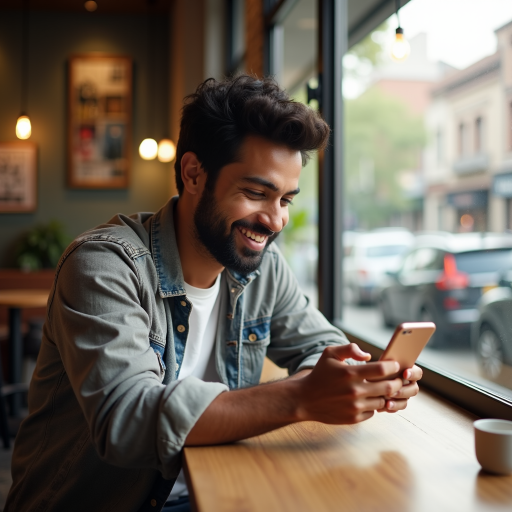
#> input picture bclean_get_found.png, 1024 x 1024 px (shown at 1/2 size); its folder holds 4 pictures in this run
$ python gen_b_backgrounds.py
#> lines starting #> are read from the running program, lines starting #| are printed output that depends on the picture
#!/usr/bin/env python3
"""
Generate 5 TEXT-FREE photoreal backgrounds (Direction B) via local ComfyUI FLUX,
then bake a legibility scrim into each so the editable Canva template has ONE clean
background layer + separate movable text/logo/CTA layers (no baked-in text).

Output: bdark_<key>.png (1080x1080) in this dir, ready to push + reference in HTML.
    python3 gen_b_backgrounds.py
"""
import json, os, sys, time, urllib.request, urllib.parse
from PIL import Image

BASE_URL = os.environ.get("COMFY_BASE_URL", "http://127.0.0.1:8188")
HERE = os.path.dirname(os.path.abspath(__file__))
S = 1080

NEG = "no text, no words, no letters, no typography, no captions, no watermark, no signage, no posters, no writing"
POSTS = [
  ("get_found", 111, f"photorealistic candid lifestyle photo of a happy young Indian man in his early twenties looking at his smartphone with a hopeful smile, sitting in a bright modern cafe by a window, warm natural morning light, shallow depth of field, the person on the RIGHT third of the frame, clean uncluttered softly-blurred darker area on the LEFT, cinematic color grade, 35mm, high detail, {NEG}"),
  ("bad_hire", 222, f"photorealistic cinematic photo of a stressed corporate hiring manager at a desk beside a very tall stack of paper resumes in a modern glass office, moody dramatic blue lighting, the person and stack on the RIGHT, deep dark empty negative space on the LEFT half, 35mm, {NEG}"),
  ("marketplace", 333, f"abstract 3D render, a single glowing central node connecting two clusters of soft glowing dots on the left and right, deep navy background, blue and violet volumetric light, minimal futuristic clean, large empty dark areas, depth of field, {NEG}"),
  ("brand", 444, f"photorealistic photo of a confident diverse young Indian startup team of four standing together in a bright modern office, gentle smiles looking toward camera, soft natural window light, the group on the RIGHT and center, darker clean wall area on the LEFT for text, cinematic, 35mm, {NEG}"),
  ("campus", 555, f"photorealistic candid photo of diverse Indian university students walking and chatting together on a green leafy college campus pathway, warm sunny natural light, students grouped on the RIGHT, softer shaded darker area lower-LEFT, cinematic shallow depth of field, 35mm, {NEG}"),
]

def flux_workflow(prompt, seed, w=1024, h=1024, steps=22):
    return {
        "1": {"class_type": "CheckpointLoaderSimple", "inputs": {"ckpt_name": "flux1-dev-fp8.safetensors"}},
        "2": {"class_type": "CLIPTextEncode", "inputs": {"text": prompt, "clip": ["1", 1]}},
        "3": {"class_type": "CLIPTextEncode", "inputs": {"text": "", "clip": ["1", 1]}},
        "4": {"class_type": "FluxGuidance", "inputs": {"conditioning": ["2", 0], "guidance": 3.5}},
        "5": {"class_type": "EmptySD3LatentImage", "inputs": {"width": w, "height": h, "batch_size": 1}},
        "6": {"class_type": "KSampler", "inputs": {
            "model": ["1", 0], "positive": ["4", 0], "negative": ["3", 0], "latent_image": ["5", 0],
            "seed": seed, "steps": steps, "cfg": 1.0, "sampler_name": "euler", "scheduler": "beta", "denoise": 1.0}},
        "7": {"class_type": "VAEDecode", "inputs": {"samples": ["6", 0], "vae": ["1", 2]}},
        "8": {"class_type": "SaveImage", "inputs": {"images": ["7", 0], "filename_prefix": "gy_bclean/post"}},
    }

def queue(wf):
    req = urllib.request.Request(f"{BASE_URL}/prompt", data=json.dumps({"prompt": wf}).encode(),
                                 headers={"Content-Type": "application/json"})
    body = json.loads(urllib.request.urlopen(req).read())
    if "error" in body: raise RuntimeError(json.dumps(body["error"], indent=2))
    return body["prompt_id"]

def wait(pid, timeout=900):
    t0 = time.time()
    while time.time() - t0 < timeout:
        hist = json.loads(urllib.request.urlopen(f"{BASE_URL}/history/{pid}").read())
        if pid in hist:
            st = hist[pid].get("status", {})
            if st.get("completed"): return hist[pid]
            if st.get("status_str") == "error": raise RuntimeError(json.dumps(st, indent=2))
        print(f"    ...generating ({int(time.time()-t0)}s)", file=sys.stderr); time.sleep(3)
    raise TimeoutError(f"timeout on {pid}")

def fetch(prompt, seed, dest):
    entry = wait(queue(flux_workflow(prompt, seed)))
#> (the call stopped at in queue, `body = json.loads(urllib.request.urlopen(req).read())`: the network is not available in this run)
    imgs = entry.get("outputs", {}).get("8", {}).get("images", [])
    if not imgs: raise RuntimeError("no image output")
    v = imgs[0]
    qs = urllib.parse.urlencode({"filename": v["filename"], "subfolder": v.get("subfolder", ""), "type": v.get("type", "output")})
    with urllib.request.urlopen(f"{BASE_URL}/view?{qs}") as r, open(dest, "wb") as f:
        f.write(r.read())
    return dest

def cover(im, size=S):
#> called with size = 1080
    im = im.convert("RGB"); w, h = im.size; s = min(w, h)
#> in cover, im is the input picture: PIL image 1024x1024 RGB; mean R, G, B 114.1, 103.9, 92.3
#> after `w, h = im.size`: w = 1024; h = 1024
#> after `s = min(w, h)`: s = 1024
    im = im.crop(((w-s)//2, (h-s)//2, (w-s)//2+s, (h-s)//2+s))
    return im.resize((size, size), Image.LANCZOS)

def hgrad(a_left, fade_end=0.78):
    """1080-wide horizontal alpha ramp (dark navy on left → clear), baked as RGBA."""
    row = Image.new("RGBA", (S, 1))
    px = row.load()
    for x in range(S):
        a = int(a_left * max(0.0, 1.0 - x/(S*fade_end)))
        px[x, 0] = (9, 12, 26, a)
    return row.resize((S, S), Image.NEAREST)

def vgrad(a_bot, start=0.42):
    col = Image.new("RGBA", (1, S)); px = col.load(); s0 = int(S*start)
    for y in range(S):
        t = 0.0 if y < s0 else (y-s0)/max(1, S-s0)
        px[0, y] = (9, 12, 26, int(a_bot*t))
    return col.resize((S, S), Image.NEAREST)

def darken(clean_path, out_path):
    base = cover(Image.open(clean_path)).convert("RGBA")
    base = Image.alpha_composite(base, Image.new("RGBA", base.size, (0, 0, 0, 45)))   # slight overall
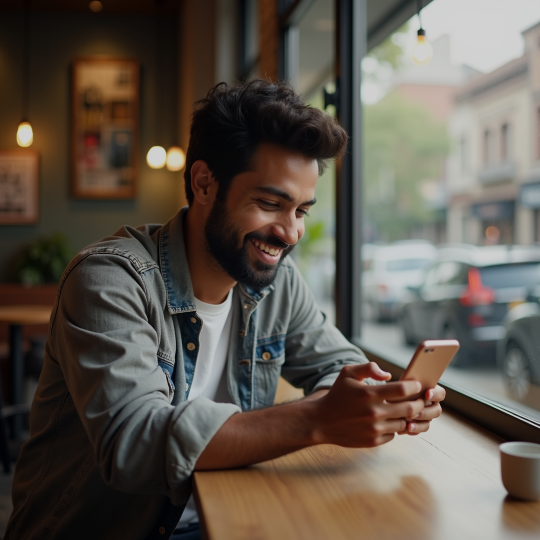
#> base: PIL image 1080x1080 RGBA (shown at 1/2 size); mean R, G, B, A 93.9, 85.5, 76, 255
    base = Image.alpha_composite(base, hgrad(238))                                    # strong left for headline
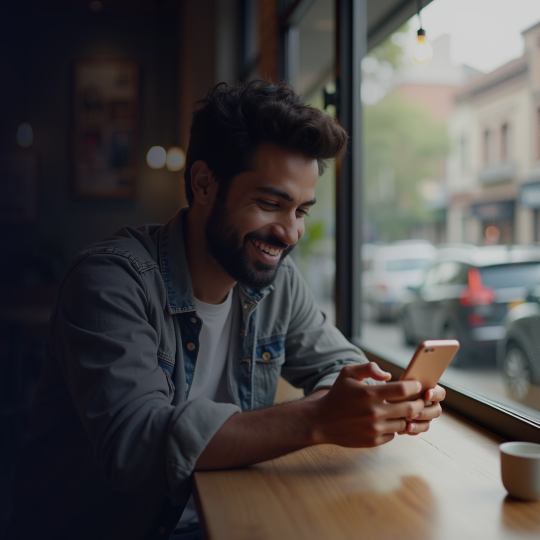
#> base: PIL image 1080x1080 RGBA (shown at 1/2 size); mean R, G, B, A 74.6, 71.3, 70.5, 255
    base = Image.alpha_composite(base, vgrad(235))                                    # bottom for CTA
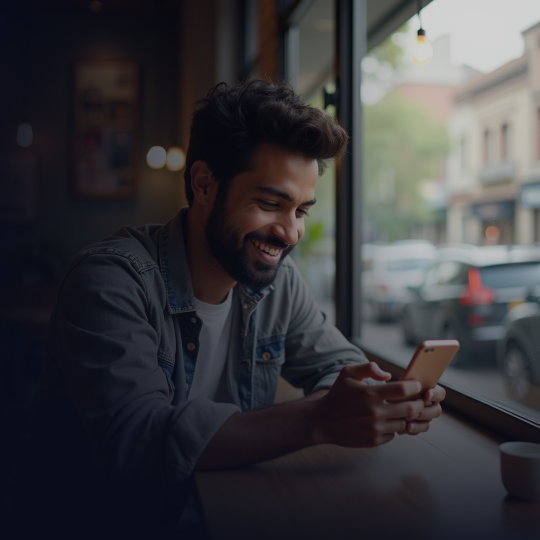
#> base: PIL image 1080x1080 RGBA (shown at 1/2 size); mean R, G, B, A 57.1, 56.6, 60.1, 255
    base.convert("RGB").save(out_path, quality=92)

def main():
    for key, seed, prompt in POSTS:
        clean = os.path.join(HERE, f"bclean_{key}.png")
        dark  = os.path.join(HERE, f"bdark_{key}.png")
        print(f"[{key}] generating…", file=sys.stderr)
        fetch(prompt, seed, clean)
        darken(clean, dark)
        print(f"[{key}] -> {os.path.basename(dark)}")
#> pass 2 of the loop in main, `for key, seed, prompt in POSTS:`:
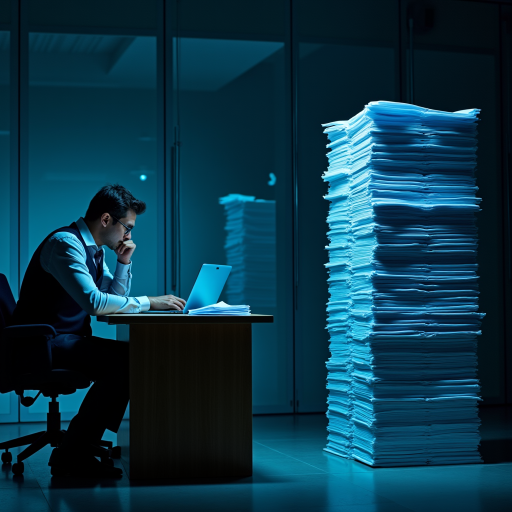
#> input picture bclean_bad_hire.png, 1024 x 1024 px (shown at 1/2 size)
#> in cover, im is the input picture: PIL image 1024x1024 RGB; mean R, G, B 10, 53.6, 71.6
#> in darken (call 2), `base = Image.alpha_composite(base, hgrad(238))`:
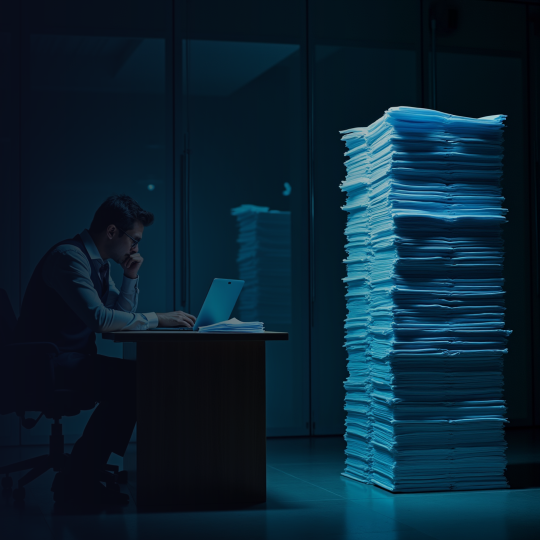
#> base: PIL image 1080x1080 RGBA (shown at 1/2 size); mean R, G, B, A 9.3, 34.2, 49.6, 255
#> in darken (call 2), `base = Image.alpha_composite(base, vgrad(235))`:
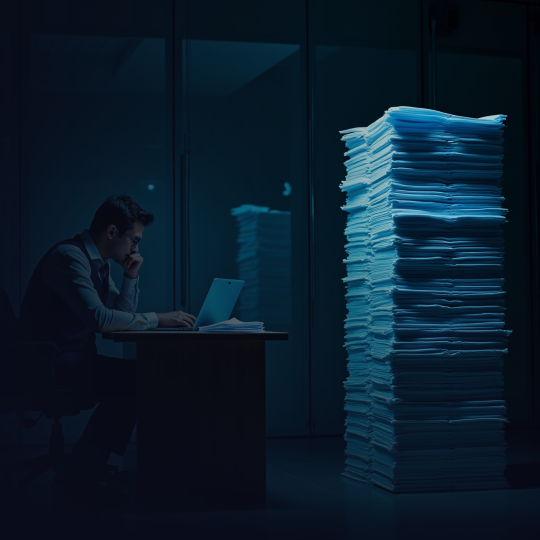
#> base: PIL image 1080x1080 RGBA (shown at 1/2 size); mean R, G, B, A 9.6, 28.1, 43.1, 255
    print("DONE 5 backgrounds")

if __name__ == "__main__":
#> (the run stopped early here; a loop or call above may not have finished)
